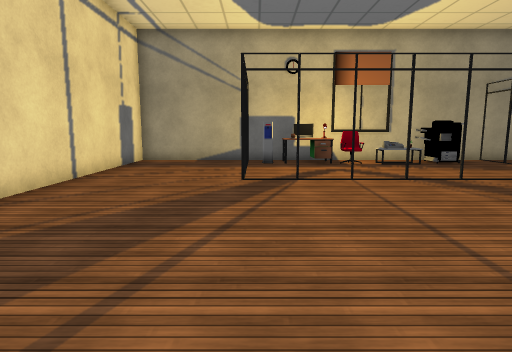
View 1 (above)

12 first-person views from a walk through a Unity game level. The camera is 1.3 m above the floor, tilts 8° down and sees 75° across. Doors are open. The floor is counted in squares, 1 m on a side. Each view is taken from the middle of a square. On the plan, view 1 faces up. The plan holds only what a view shows up to about 14 squares ahead; the rest is blank. Some surface patterns are stand-ins.

View 2
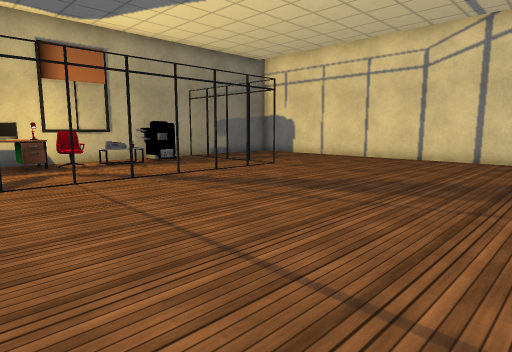

View 3
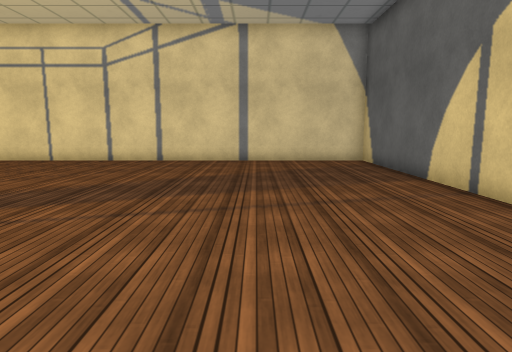

View 4
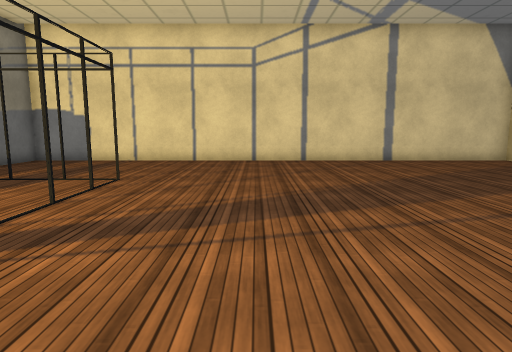

View 5
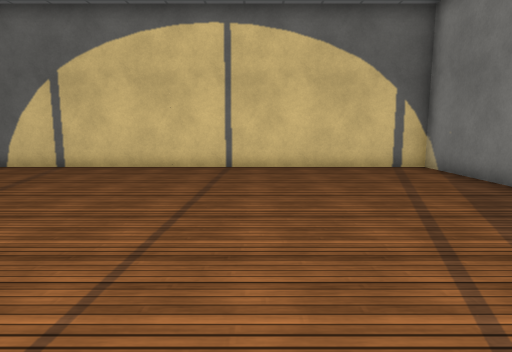

View 6
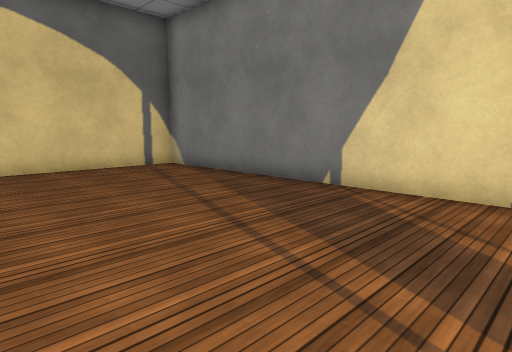

View 7
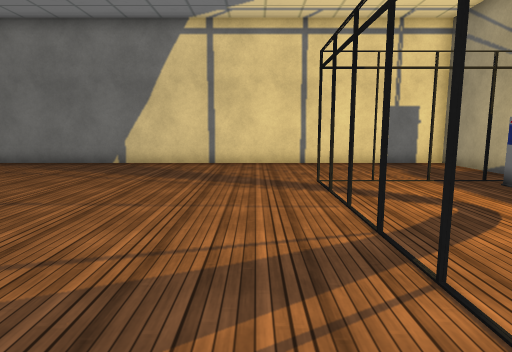

View 8
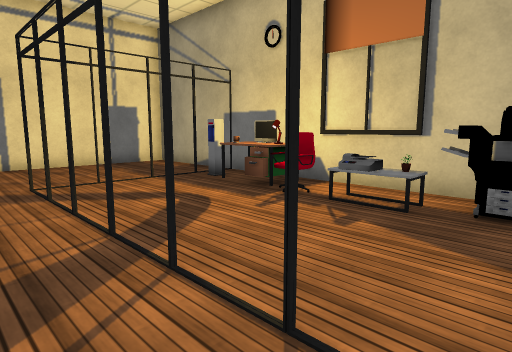

View 9
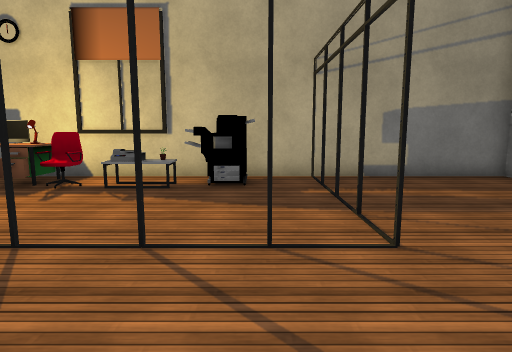

View 10
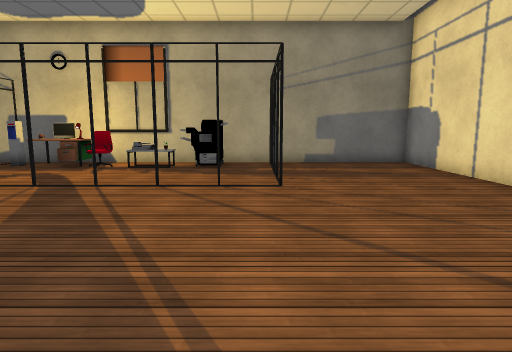

View 11
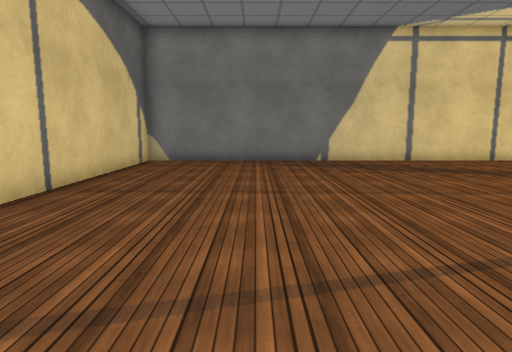

View 12
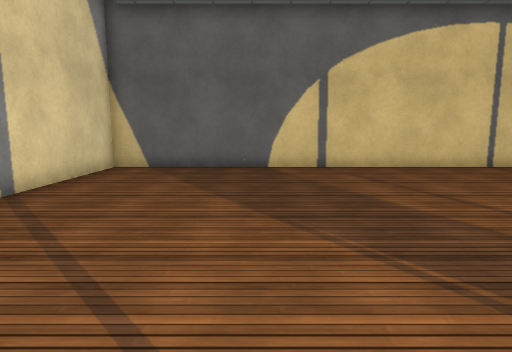

### Floor plan
Points are (right, up) in squares from view 1. A wall is a line through its corners. A room is listed if a view was taken in it or the views show most of it. See-through windows are left out.
Room 1 (views 1, 2, 3, 4, 5, 6, 7, 8, 9, 10, 11, 12)
walls: (-4.8, -5.5) (14.9, -5.5) (14.9, 14.2) (-4.8, 14.2) (-4.8, -5.5)
ways out: open door at (-0.5, 12)
objects: other object (0, 13); other object (1, 13); computer (2, 13); other object (3, 13); chair (4, 12) to (4, 13); table (5, 12) to (6, 13); printer (6, 13) to (8, 13)

Positions as (right, up) in squares from view 1, and headings:
1: (0, 0), facing up
2: (0, 0), facing up-right
3: (1, -1), facing right
4: (1, 5), facing right
5: (1, 6), facing down
6: (2, 6), facing down-left
7: (8, 7), facing left
8: (8, 7), facing up-left
9: (8, 5), facing up
10: (9, 1), facing up
11: (9, -1), facing left
12: (10, 6), facing down
